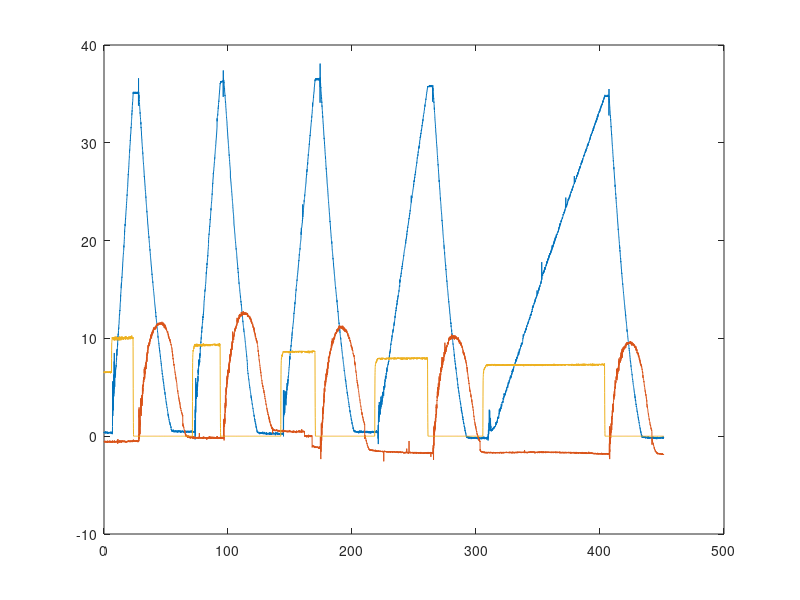

The MATLAB source for this figure:
clear all;
close all;

[time,H1,H2,Volt]=textread('TT_PumpCal_5_exc.txt');

plot(time,H1,time,H2,time,Volt);

%[time,H1,H2,Volt]=textread('TT_BottomTankDrain_10mm_4_exc.txt');
%[time,H1,H2,Volt]=textread('TT_TopTankDrain_0.295in_3_exc.txt');


%plot(time,H1,time,H2,time,Volt);